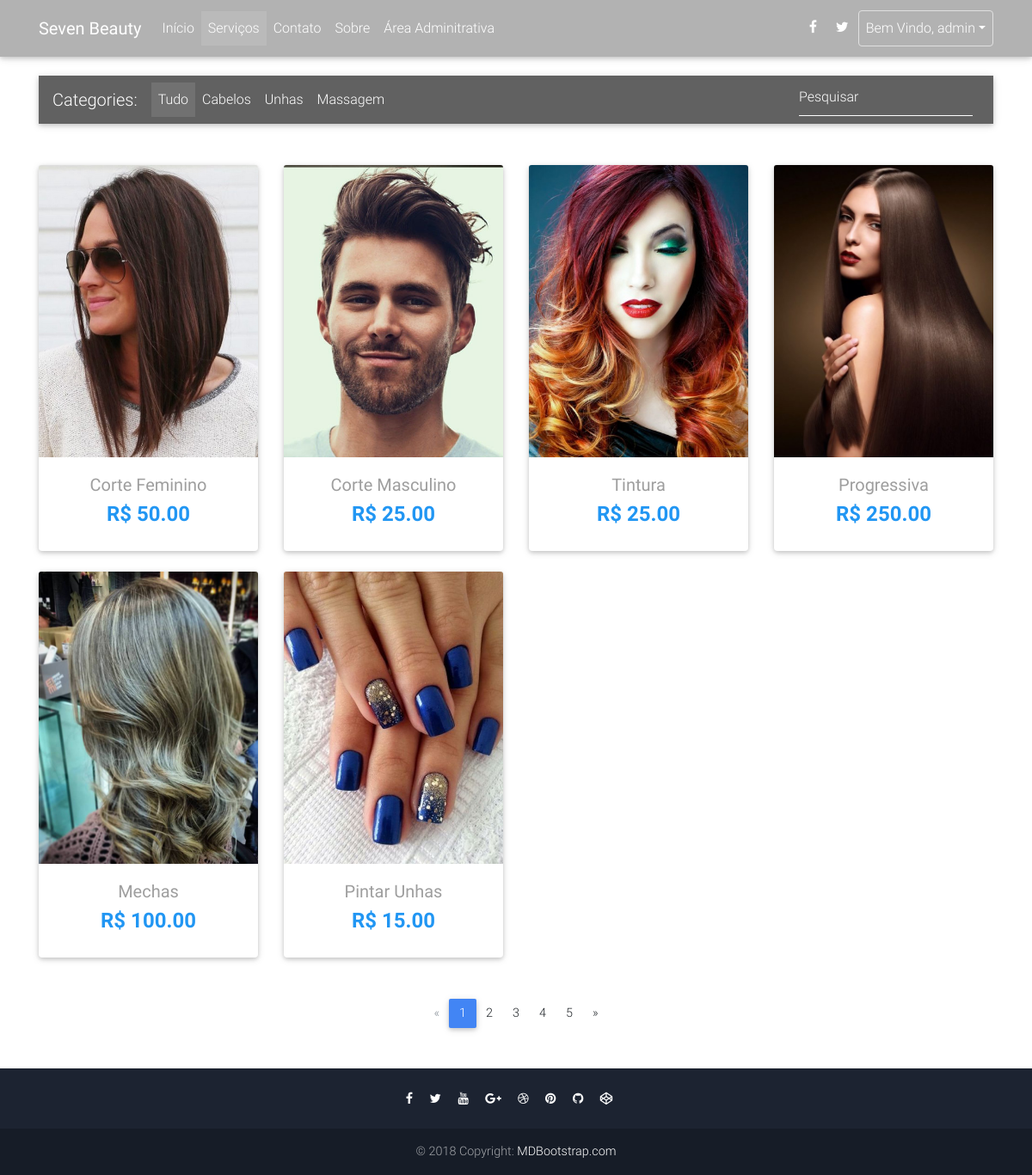
Page /services.php (signed in) on the committed database.
### tables this page shows
CREATE TABLE `servicos` (
  `id` bigint(20) UNSIGNED NOT NULL,
  `nome` varchar(100) NOT NULL,
  `id_categoria_servico` bigint(20) UNSIGNED NOT NULL,
  `preco` decimal(7,2) NOT NULL,
  `duracao` int(11) NOT NULL,
  `ativo` tinyint(1) NOT NULL
);

### dao/DBConnection.php (called while the page is built, shortened)
<?php
Class DBConnection{
	private $database = 'seven_beauty';
	private $host = 'localhost';
	private $user = 'root';
	private $pass = '';
	private $link;
	function connect(){
		$this->link = mysqli_connect($this->host, $this->user, $this->pass);
		mysqli_select_db($this->link, $this->database);
		return TRUE;
	}
	function query($query){
		return mysqli_query($this->link, $query) ;
	}
	function selectOne($query){
		$result = $this->selectMultiple($query);
		if($result){
			$result = mysqli_fetch_array($result);
		}
		return $result;
	}
	function selectMultiple($query){
		return $this->query($query);
	}
}

### dao/Dao.php (called while the page is built, shortened)
<?php
class Dao {
	protected $db;
	protected $nome_tabela;
	function __construct($nome_tabela){
		$this->db = new DBConnection();
		$this->nome_tabela = $nome_tabela;
	}
	function buscaPorPropriedade($propriedade, $valor){
		return "SELECT * FROM ".$this->nome_tabela." WHERE ".$propriedade ." = '".$valor."';";
	}
	function buscaAtivos(){
		$query = $this->buscaPorPropriedade("ativo", VERDADEIRO);
		$result = $this->db->selectMultiple($query);
		if($result){
			$num_rows = mysqli_num_rows($result);
			$ativos = [];
			for($i=0; $i < $num_rows; $i++){
	            $row = mysqli_fetch_array($result);
	            array_push($ativos, $this->fetchObjeto($row));
	        }
	        return $ativos;
    	}
		return FALSO;
	}
	function buscaById($id){
		$query = "SELECT * FROM ".$this->nome_tabela." WHERE id = ".$id.";";
		$result = $this->db->selectOne($query);
		if($result){
			return $this->fetchObjeto($result);
		}
		return FALSE;
	}
}

### dao/ServicoDao.php (called while the page is built, shortened)
<?php
class ServicoDao extends Dao {
	function fetchObjeto($row){
		$id = $row['id'];
		$nome = $row['nome'];
		$cat_class = new CategoriaServicoDao();
		$categoria_servico = $cat_class->buscaById($row['id_categoria_servico']);
		$preco = $row['preco'];
		$duracao = $row['duracao'];
		$ativo = $row['ativo'];
		return new Servico($id, $nome, $categoria_servico, $preco, $duracao, $ativo);
	}
}

### dao/CategoriaServicoDao.php (called while the page is built, shortened)
<?php
class CategoriaServicoDao extends Dao {
	function fetchObjeto($row){
		$id = $row['id'];
		$nome = stripslashes($row['nome']);
		return new CategoriaServico($id, $nome);
	}
}

### model/Servico.php (called while the page is built, shortened)
<?php
class Servico {
	private $id;
	private $nome;
	private $preco;
	function __construct($id, $nome, $categoria, $preco, $duracao, $ativo){
		$this->id = $id;
		$this->nome = $nome;
		$this->preco = $preco;
	}
	function getId(){
		return $this->id;
	}
	function getNome(){
		return $this->nome;
	}
	function getPreco(){
		return $this->preco;
	}
}

### services.php (the view, shortened to what this page needs)
<!DOCTYPE html>
<html lang="en">
<head>
  <?php
  require_once("head.php");
  ?>
</head>
<body>
  <?php require_once("navbar.php") ?>
  <br><br><br>
  <main >
    <div class="container">
      <nav class="navbar navbar-expand-lg navbar-dark grey darken-2 mt-3 mb-5">
        <span class="navbar-brand">Categories:</span>
        <div class="collapse navbar-collapse" id="basicExampleNav">
          <ul class="navbar-nav mr-auto">
            <li class="nav-item active">
              <a class="nav-link" href="#">Tudo
              </a>
            </li>
            <li class="nav-item">
              <a class="nav-link" href="#">Cabelos</a>
            </li>
            <li class="nav-item">
              <a class="nav-link" href="#">Unhas</a>
            </li>
            <li class="nav-item">
              <a class="nav-link" href="#">Massagem</a>
            </li>
          </ul>
          <form class="form-inline">
            <div class="md-form my-0">
              <input class="form-control mr-sm-2" type="text" placeholder="Pesquisar" aria-label="Search">
            </div>
          </form>
        </div>
      </nav>
      <section class="text-center mb-4">
        <?php
          $dao = new ServicoDao();
          $servicos = $dao->buscaAtivos();
          $count = 1;
          foreach($servicos as $servico):
        ?>
          <?php if($count%4 == 1): ?>
          <div class="row wow fadeIn">
          <?php endif; ?>
              <div class="col-lg-3 col-md-6 mb-4">
                <div class="card">
                  <div class="view overlay">
                    <div class="card-img-top" alt="" style="background-image: url('img/beauty/services/service<?php echo $servico->getId(); ?>.jpg');"></div>
                  </div>
                  <div class="card-body text-center">
                    <a href="" class="grey-text">
                      <h5><?php echo $servico->getNome(); ?></h5>
                    </a>
                    <h4 class="font-weight-bold blue-text">
                      <strong>R$ <?php echo $servico->getPreco(); ?></strong>
                    </h4>
                  </div>
                </div>
              </div>
        <?php if($count%4 == 0): ?>
        </div>
        <?php endif; ?>
        <?php
            $count++;
          endforeach;
        ?>
      </section>
      <nav class="d-flex justify-content-center wow fadeIn">
        <ul class="pagination pg-blue">
          <li class="page-item disabled">
            <a class="page-link" href="#" aria-label="Previous">
              <span aria-hidden="true">&laquo;</span>
            </a>
          </li>
          <li class="page-item active">
            <a class="page-link" href="#">1
            </a>
          </li>
          <li class="page-item">
            <a class="page-link" href="#">2</a>
          </li>
          <li class="page-item">
            <a class="page-link" href="#">3</a>
          </li>
          <li class="page-item">
            <a class="page-link" href="#">4</a>
          </li>
          <li class="page-item">
            <a class="page-link" href="#">5</a>
          </li>
          <li class="page-item">
            <a class="page-link" href="#" aria-label="Next">
              <span aria-hidden="true">&raquo;</span>
            </a>
          </li>
        </ul>
      </nav>
    </div>
  </main>
  <?php require_once("footer.php") ?>
</body>
</html>

### services.php (style rules this page uses)
div.card-img-top { background-position: top center; background-size: cover; height: 530px; }
@media (min-width: 980px) { div.card-img-top { height: 340px; } }

### rows in the picture
servicos: shows a picture, nome "Corte Feminino", preco "50.00"
servicos: shows a picture, nome "Corte Masculino", preco "25.00"
servicos: shows a picture, nome "Tintura", preco "25.00"
servicos: shows a picture, nome "Progressiva", preco "250.00"
servicos: shows a picture, nome "Mechas", preco "100.00"
servicos: shows a picture, nome "Pintar Unhas", preco "15.00"

### other values in the picture
$_SESSION['current_user'] "admin"
